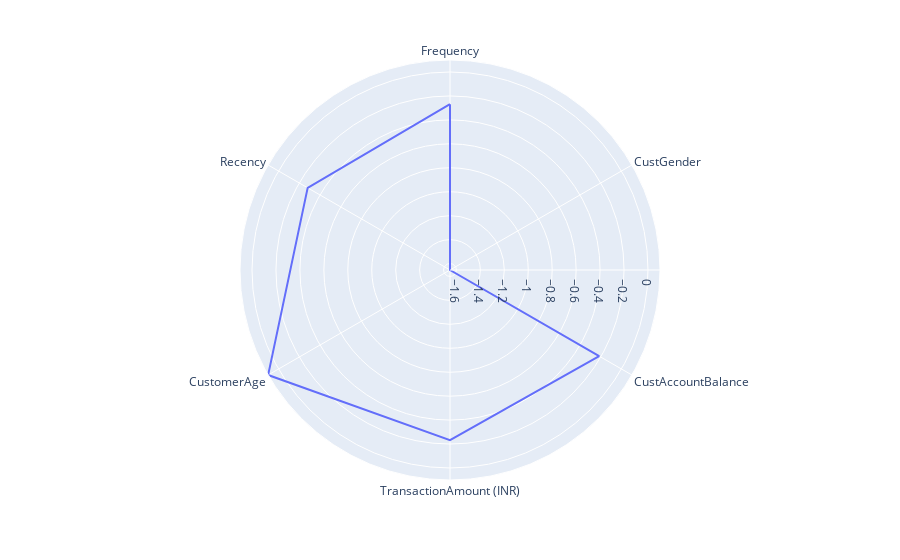

Notebook cell for this chart:
### Code cell
import plotly.express as px

clas_1 = df_scaled[df_scaled['Label']==1].loc[:,:"Recency"]

fig = px.line_polar(clas_1,
                    r = clas_1.mean().tolist(),
                    theta = clas_1.columns.tolist(),
                    line_close = True)
fig.show()

### Figure 1 — Plotly figure (JSON) as saved in the notebook; plotly's stock layout.template omitted (floating-point values rounded to 4 significant figures)
{"data": [{"hovertemplate": "r=%{r}<br>theta=%{theta}<extra></extra>", "legendgroup": "", "line": {"color": "#636efa", "dash": "solid"}, "marker": {"symbol": "circle"}, "mode": "lines", "name": "", "r": [-0.2688, -1.653, -0.215, -0.2318, 0.1003, -0.281, -0.2688], "showlegend": false, "subplot": "polar", "theta": ["Frequency", "CustGender", "CustAccountBalance", "TransactionAmount (INR)", "CustomerAge", "Recency", "Frequency"], "type": "scatterpolar"}], "layout": {"legend": {"tracegroupgap": 0}, "margin": {"t": 60}, "polar": {"angularaxis": {"direction": "clockwise", "rotation": 90}, "domain": {"x": [0, 1], "y": [0, 1]}}}}
